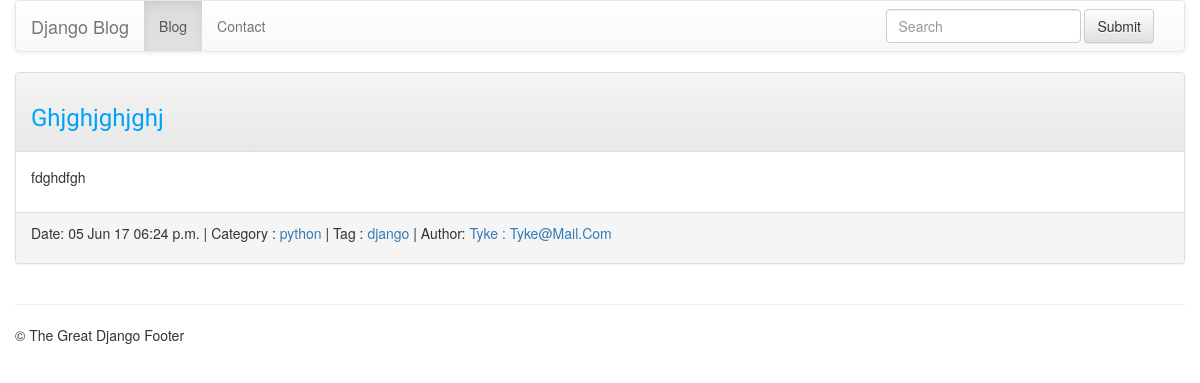
Page /5/ on the earlier database version.
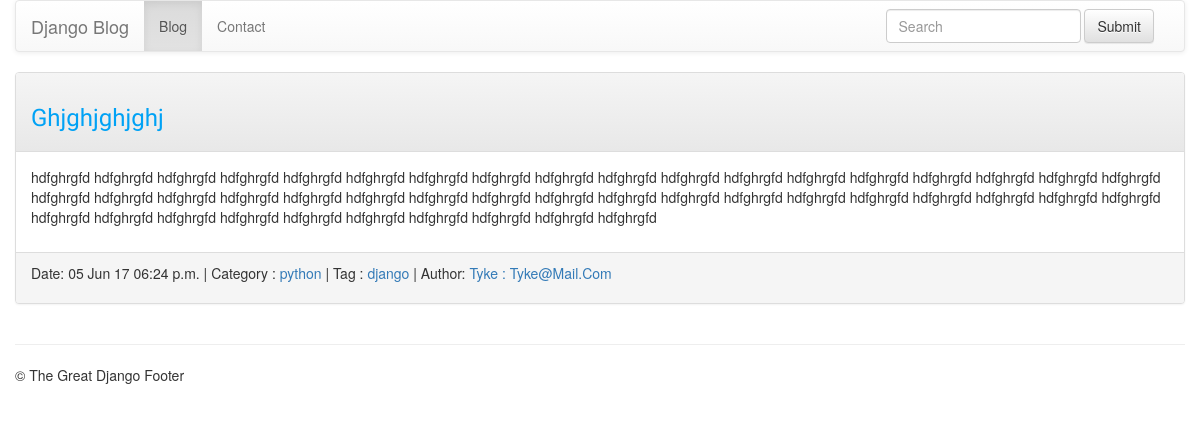
Same page on the later database version.
### blog/models.py (models this page shows, shortened)
class Post(models.Model):
    title = models.CharField(max_length=200)
    slug = models.SlugField(unique=True, help_text="Slug will be generated automatically from post title, and will be displayed when post is saved")
    content = models.TextField()
    pub_date = models.DateTimeField(auto_now_add=True)
    author = models.ForeignKey(Author)
    category = models.ForeignKey(Category)
    tags = models.ManyToManyField(Tag)

class Category(models.Model):
    name = models.CharField(max_length=100, unique=True)
    slug = models.SlugField(max_length=100, unique=True)
    author = models.ForeignKey(Author)
    class Meta:
        verbose_name_plural = "Categories"
    def __str__(self):
        return self.name
    def get_absolute_url(self):
        return reverse('posts_by_category', args=[self.slug])

class Author(models.Model):
    name = models.CharField(max_length=50, verbose_name="Author Name")
    email = models.EmailField(unique=True)
    active = models.BooleanField(default=False)
    created_on = models.DateTimeField(auto_now_add=True)
    last_logged_in = models.DateTimeField(auto_now=True)
    def __str__(self):
        return self.name + " : " + self.email

### blog/views.py (the view)
# urls.py: url(r'^(?P<pk>\d+)/$', views.post_detail, name='post_detail'),
def post_detail(request, pk):
    post = get_object_or_404(Post, pk=pk)
    return render(request, 'blog/post_detail.html', { 'post':post})

### blog/models.py (called while the page is built)
    def __str__(self):
        return self.name

    def get_absolute_url(self):
        return reverse('posts_by_tag', args=[self.slug])

### blog/templates/blog/post_detail.html (shortened to what this page needs)
{% extends "blog/base.html"  %} {% load static %}
{% block content %}
<div class="panel panel-default">
    <div class="panel-heading">
        <h3><a>{{ post.title|capfirst }}</a></h3>
    </div>
    <div class="panel-body">
         <p>
            {{ post.content }}
        </p>
    </div>
    <div class="panel-footer">
        <p class="post-info">
            {% include 'blog/post_info.html' %}
        </p>
    </div>
</div>
{% endblock %}

### blog/templates/blog/post_info.html
<span>Date: {{ post.pub_date|date:"d M y h:i a" }}</span> |
<span>Category : <a href="{{ post.category.get_absolute_url }}">{{ post.category }}</a></span> |
<span>Tag :
  {% for tag in post.tags.all %}
      <a href="{{ tag.get_absolute_url }}">{{ tag }}</a>
  {% empty %}
      None
  {% endfor %}
</span>|
<span>Author: <a href="{{ post.author.get_absolute_url }}">{{ post.author|title }}</a></span>

Differences in the rows shown:
changed Post "Ghjghjghjghj": content "fdghdfgh" → "hdfghrgfd hdfghrgfd hdfghrgfd hdfghrgfd hdfghrgfd hdfghrgfd hdfghrgfd hdfghrgfd hdfghrgfd hdfghrgfd hdfghrgfd hdfghrgfd hdfghrgfd hdfghrgfd hdfghrgfd hdfghrgfd hdfghrgfd hdfghrgfd hdfghrgfd hdfghrgfd hdfghrgfd hdfghrgfd hdfghrgfd hdfghrgfd hdfghrgfd hdfghrgfd hdfghrgfd hdfghrgfd hdfghrgfd hdfghrgfd hdfghrgfd hdfghrgfd hdfghrgfd hdfghrgfd hdfghrgfd hdfghrgfd hdfghrgfd hdfghrgfd hdfghrgfd hdfghrgfd hdfghrgfd hdfghrgfd hdfghrgfd hdfghrgfd hdfghrgfd hdfghrgfd"
